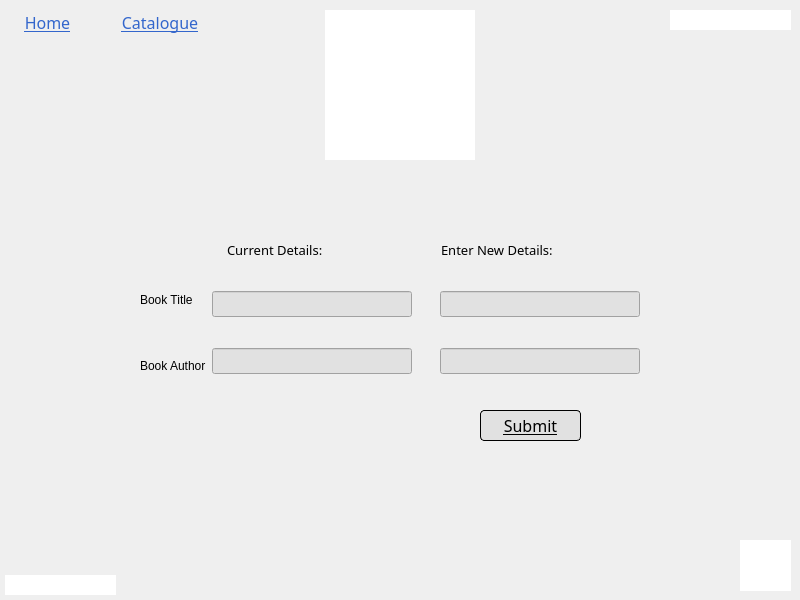
<?xml version="1.0" encoding="UTF-8"?>
<ui version="4.0">
 <class>edit_book_screen</class>
 <widget class="QWidget" name="edit_book_screen">
  <property name="geometry">
   <rect>
    <x>0</x>
    <y>0</y>
    <width>800</width>
    <height>600</height>
   </rect>
  </property>
  <property name="windowTitle">
   <string>Form</string>
  </property>
  <widget class="QLabel" name="label_username">
   <property name="geometry">
    <rect>
     <x>670</x>
     <y>10</y>
     <width>121</width>
     <height>20</height>
    </rect>
   </property>
   <property name="layoutDirection">
    <enum>Qt::LeftToRight</enum>
   </property>
   <property name="styleSheet">
    <string notr="true">text-align: right;
background-color: rgb(255, 255, 255);
</string>
   </property>
   <property name="text">
    <string/>
   </property>
  </widget>
  <widget class="QLabel" name="label_heading">
   <property name="geometry">
    <rect>
     <x>325</x>
     <y>10</y>
     <width>150</width>
     <height>150</height>
    </rect>
   </property>
   <property name="styleSheet">
    <string notr="true">background-color: rgb(255, 255, 255);</string>
   </property>
   <property name="text">
    <string/>
   </property>
  </widget>
  <widget class="QPushButton" name="pushButton_members">
   <property name="geometry">
    <rect>
     <x>110</x>
     <y>10</y>
     <width>100</width>
     <height>24</height>
    </rect>
   </property>
   <property name="font">
    <font>
     <family>Italic Outline Art</family>
     <pointsize>12</pointsize>
     <bold>false</bold>
     <underline>true</underline>
    </font>
   </property>
   <property name="cursor">
    <cursorShape>PointingHandCursor</cursorShape>
   </property>
   <property name="styleSheet">
    <string notr="true">background-color: 0;
border-radius: 15px;
border-color: 0;
color: #3366CC;
</string>
   </property>
   <property name="text">
    <string>Catalogue</string>
   </property>
  </widget>
  <widget class="QLabel" name="label_title">
   <property name="geometry">
    <rect>
     <x>740</x>
     <y>540</y>
     <width>51</width>
     <height>51</height>
    </rect>
   </property>
   <property name="styleSheet">
    <string notr="true">background-color: rgb(255, 255, 255);</string>
   </property>
   <property name="text">
    <string/>
   </property>
   <property name="scaledContents">
    <bool>false</bool>
   </property>
  </widget>
  <widget class="QLabel" name="label_date">
   <property name="geometry">
    <rect>
     <x>5</x>
     <y>575</y>
     <width>111</width>
     <height>20</height>
    </rect>
   </property>
   <property name="styleSheet">
    <string notr="true">background-color: rgb(255, 255, 255);</string>
   </property>
   <property name="text">
    <string/>
   </property>
   <property name="alignment">
    <set>Qt::AlignLeading|Qt::AlignLeft|Qt::AlignVCenter</set>
   </property>
  </widget>
  <widget class="QPushButton" name="pushButton_home">
   <property name="geometry">
    <rect>
     <x>10</x>
     <y>10</y>
     <width>75</width>
     <height>24</height>
    </rect>
   </property>
   <property name="font">
    <font>
     <family>Italic Outline Art</family>
     <pointsize>12</pointsize>
     <bold>false</bold>
     <underline>true</underline>
    </font>
   </property>
   <property name="cursor">
    <cursorShape>PointingHandCursor</cursorShape>
   </property>
   <property name="styleSheet">
    <string notr="true">background-color: 0;
border-radius: 15px;
border-color: 0;
color: #3366CC;
</string>
   </property>
   <property name="text">
    <string>Home</string>
   </property>
  </widget>
  <widget class="QLabel" name="label_2">
   <property name="geometry">
    <rect>
     <x>441</x>
     <y>240</y>
     <width>111</width>
     <height>20</height>
    </rect>
   </property>
   <property name="font">
    <font>
     <family>Italic Outline Art</family>
     <pointsize>10</pointsize>
    </font>
   </property>
   <property name="styleSheet">
    <string notr="true">text-align: centre;</string>
   </property>
   <property name="text">
    <string>Enter New Details:</string>
   </property>
  </widget>
  <widget class="QPushButton" name="pushButton_submit">
   <property name="geometry">
    <rect>
     <x>480</x>
     <y>410</y>
     <width>101</width>
     <height>31</height>
    </rect>
   </property>
   <property name="font">
    <font>
     <family>Italic Outline Art</family>
     <pointsize>12</pointsize>
     <underline>true</underline>
    </font>
   </property>
   <property name="cursor">
    <cursorShape>PointingHandCursor</cursorShape>
   </property>
   <property name="styleSheet">
    <string notr="true">background: #E1E1E1;
border: 1px solid #000000;
border-radius: 4px;</string>
   </property>
   <property name="text">
    <string>Submit</string>
   </property>
  </widget>
  <widget class="QLabel" name="label">
   <property name="geometry">
    <rect>
     <x>227</x>
     <y>240</y>
     <width>101</width>
     <height>20</height>
    </rect>
   </property>
   <property name="font">
    <font>
     <family>Italic Outline Art</family>
     <pointsize>10</pointsize>
    </font>
   </property>
   <property name="styleSheet">
    <string notr="true">text-align: centre;</string>
   </property>
   <property name="text">
    <string>Current Details:</string>
   </property>
  </widget>
  <widget class="QWidget" name="layoutWidget">
   <property name="geometry">
    <rect>
     <x>140</x>
     <y>270</y>
     <width>500</width>
     <height>126</height>
    </rect>
   </property>
   <layout class="QHBoxLayout" name="horizontalLayout">
    <item>
     <layout class="QVBoxLayout" name="verticalLayout_3">
      <item>
       <widget class="QLabel" name="label_3">
        <property name="text">
         <string>Book Title</string>
        </property>
       </widget>
      </item>
      <item>
       <widget class="QLabel" name="label_4">
        <property name="text">
         <string>Book Author</string>
        </property>
       </widget>
      </item>
     </layout>
    </item>
    <item>
     <layout class="QVBoxLayout" name="verticalLayout">
      <property name="spacing">
       <number>10</number>
      </property>
      <item>
       <widget class="QLineEdit" name="lineEdit_cTitle">
        <property name="font">
         <font>
          <family>Italic Outline Art</family>
          <pointsize>10</pointsize>
         </font>
        </property>
        <property name="styleSheet">
         <string notr="true">background: #E1E1E1;</string>
        </property>
        <property name="text">
         <string/>
        </property>
       </widget>
      </item>
      <item>
       <widget class="QLineEdit" name="lineEdit_cAuthor">
        <property name="minimumSize">
         <size>
          <width>200</width>
          <height>0</height>
         </size>
        </property>
        <property name="font">
         <font>
          <family>Italic Outline Art</family>
          <pointsize>10</pointsize>
         </font>
        </property>
        <property name="styleSheet">
         <string notr="true">background: #E1E1E1;</string>
        </property>
        <property name="text">
         <string/>
        </property>
       </widget>
      </item>
     </layout>
    </item>
    <item>
     <spacer name="horizontalSpacer">
      <property name="orientation">
       <enum>Qt::Horizontal</enum>
      </property>
      <property name="sizeHint" stdset="0">
       <size>
        <width>60</width>
        <height>20</height>
       </size>
      </property>
     </spacer>
    </item>
    <item>
     <layout class="QVBoxLayout" name="verticalLayout_2">
      <property name="spacing">
       <number>10</number>
      </property>
      <item>
       <widget class="QLineEdit" name="lineEdit_newTitle">
        <property name="font">
         <font>
          <family>Italic Outline Art</family>
          <pointsize>10</pointsize>
         </font>
        </property>
        <property name="styleSheet">
         <string notr="true">background: #E1E1E1;</string>
        </property>
        <property name="text">
         <string/>
        </property>
       </widget>
      </item>
      <item>
       <widget class="QLineEdit" name="lineEdit_newAuthor">
        <property name="minimumSize">
         <size>
          <width>200</width>
          <height>0</height>
         </size>
        </property>
        <property name="font">
         <font>
          <family>Italic Outline Art</family>
          <pointsize>10</pointsize>
         </font>
        </property>
        <property name="styleSheet">
         <string notr="true">background: #E1E1E1;</string>
        </property>
        <property name="text">
         <string/>
        </property>
       </widget>
      </item>
     </layout>
    </item>
   </layout>
  </widget>
 </widget>
 <resources/>
 <connections/>
</ui>
